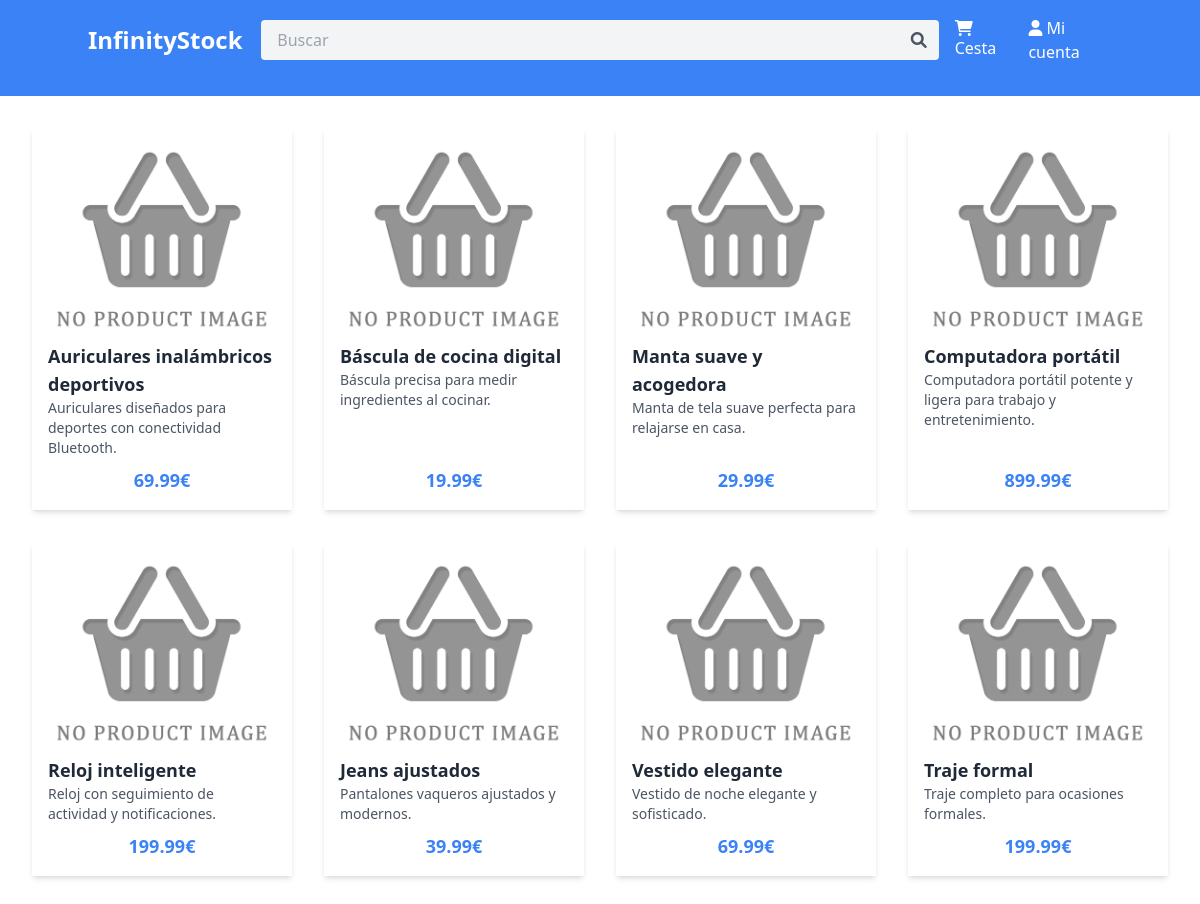
The page / on the database its author committed.
### tables this page shows
CREATE TABLE productos (
    id INT AUTO_INCREMENT PRIMARY KEY,
    nombre VARCHAR(255),
    descripcion TEXT,
    precio DECIMAL(10, 2)
);

### includes/product_box.php (the view)
<div class="bg-white shadow-md p-4 flex flex-col justify-between h-full">
    <div>
        <img src="img/<?php echo "default.png"; ?>" alt="Producto" class="w-full h-auto rounded-md mb-2">
        <h2 class="text-lg font-semibold text-gray-800"><?php echo $producto['nombre']; ?></h2>
        <p class="text-sm text-gray-600 mb-2"><?php echo $producto['descripcion']; ?></p>
    </div>
    <div class="flex justify-center items-center">
        <p class="text-lg font-semibold text-blue-500"><?php echo $producto['precio']; ?><?php echo MONEDA; ?></p>
    </div>
</div>

### index.php (shortened to what this page needs)
<?php
require_once 'config/db.php';
?>
<html>
<head>
    <link rel="stylesheet" href="https://cdnjs.cloudflare.com/ajax/libs/font-awesome/6.0.0-beta3/css/all.min.css">
    <link rel="stylesheet" href="styles.css">
    <script src="https://cdn.tailwindcss.com"></script>
</head>
<body>
    <div class="wrapper min-h-screen ">
        <?php include 'includes/header.php'; ?>
        <main class="min-h-screen flex flex-col justify-between">
            <?php
            if (isset($_GET['id'])) {
                include 'includes/product_details.php';
            } else if (isset($_GET['categoria'])) {
                include 'includes/category.php';
            } else {
                include 'includes/random_products.php';
            }
            ?>
        </main>
    </div>
</body>
</html>

### includes/header.php (shortened to what this page needs)
<nav class="bg-blue-500 text-white">
    <div class="container mx-auto py-4 grid grid-cols-6 gap-4 items-center">
        <h1 class="col-span-1 text-2xl font-semibold">
            <a href="index.php"><?php echo TITLE; ?></a>
        </h1>
        <div class="relative col-span-4 flex">
            <input type="text" placeholder="<?php echo BUSCAR ?>" class="w-full px-4 py-2 bg-gray-100 text-gray-800 rounded focus:outline-none focus:ring focus:ring-blue-300">
            <i class="absolute top-1/2 right-3 transform -translate-y-1/2 fas fa-search text-gray-600"></i>
        </div>
        <div class="col-span-1 flex justify-end items-center space-x-4">
            <a href="#" class="hover:text-gray-300"><i class="fas fa-shopping-cart"></i> <?php echo CESTA; ?></a>
            <a href="#" class="hover:text-gray-300"><i class="fas fa-user"></i> <?php echo MI_CUENTA; ?></a>
        </div>
    </div>
    <div class="container mx-auto py-2">
    </div>
</nav>

### includes/random_products.php (shortened to what this page needs)
<?php
$sql = "SELECT * FROM productos ORDER BY RAND() LIMIT 8";
$resultado = $conn->query($sql);
$filas = $resultado->num_rows;
$productos = array();
for ($i = 0; $i < $filas; $i++) {
    $resultado->data_seek($i);
    $fila = $resultado->fetch_array(MYSQLI_ASSOC);
    $productos[$i] = $fila;
}
?>
<div class="content m-8 grid grid-cols-1 md:grid-cols-2 lg:grid-cols-4 gap-8">
    <?php foreach ($productos as $producto) {
        include 'product_box.php';
    }
    ?>
</div>

### rows shown on the page
productos: nombre "Auriculares inalámbricos deportivos", descripcion "Auriculares diseñados para deportes con conectividad Bluetooth.", precio "69.99"
productos: nombre "Báscula de cocina digital", descripcion "Báscula precisa para medir ingredientes al cocinar.", precio "19.99"
productos: nombre "Manta suave y acogedora", descripcion "Manta de tela suave perfecta para relajarse en casa.", precio "29.99"
productos: nombre "Computadora portátil", descripcion "Computadora portátil potente y ligera para trabajo y entretenimiento.", precio "899.99"
productos: nombre "Reloj inteligente", descripcion "Reloj con seguimiento de actividad y notificaciones.", precio "199.99"
productos: nombre "Jeans ajustados", descripcion "Pantalones vaqueros ajustados y modernos.", precio "39.99"
productos: nombre "Vestido elegante", descripcion "Vestido de noche elegante y sofisticado.", precio "69.99"
productos: nombre "Traje formal", descripcion "Traje completo para ocasiones formales.", precio "199.99"

### other values the page prints
TITLE "InfinityStock"
CESTA "Cesta"
MI_CUENTA "Mi cuenta"
